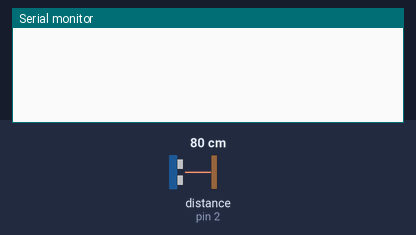
This sketch was run on a simulated Arduino Uno, built with avr-gcc and run on an emulated ATmega328P. Parts: the last lines printed to the serial monitor. Wiring (inferred from the names in the program): ultrasonic range finder: trigger pin 3; echo pin 2. The test bench sets the inputs (shaded band); at power-on: distance to the obstacle (sensor on pin 2) 80 cm. The echo pulse lasts 58.3 µs per cm.

Above: at 1.2 s.
1.3 s: distance to the obstacle (sensor on pin 2) set to 2 cm
At 2.1 s:
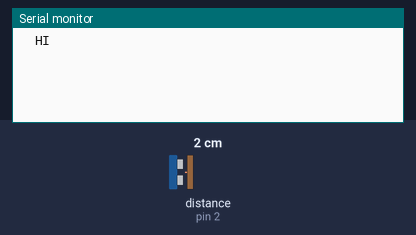
2.8 s: distance to the obstacle (sensor on pin 2) set to 60 cm
At 3.2 s:
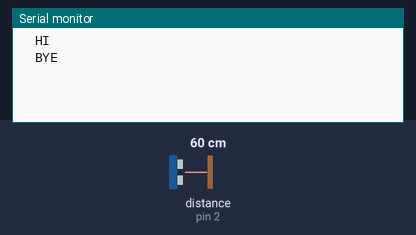

The sketch:

ultra_test2.ino
```cpp
/*
* Ultrasonic Sensor HC-SR04 and Arduino Tutorial
*
* by Dejan Nedelkovski,
* www.HowToMechatronics.com
*
*/
// defines pins numbers
const int trigPin = 3;
const int echoPin = 2;

// defines variables
long duration;
int distance;
void setup() {
pinMode(trigPin, OUTPUT); // Sets the trigPin as an Output
pinMode(echoPin, INPUT); // Sets the echoPin as an Input
Serial.begin(115200); // Starts the serial communication
}

uint8_t bounce = 0;
int dist_lower = 20;
int dist_upper = 40;


void loop() {
    // Clears the trigPin
    digitalWrite(trigPin, LOW);
    delayMicroseconds(2);
    // Sets the trigPin on HIGH state for 10 micro seconds
    digitalWrite(trigPin, HIGH);
    delayMicroseconds(10);
    digitalWrite(trigPin, LOW);
    // Reads the echoPin, returns the sound wave travel time in microseconds
    duration = pulseIn(echoPin, HIGH);
    // Calculating the distance
    distance= duration*0.034/2;
    // Prints the distance on the Serial Monitor

//    Serial.print("Distance: ");
//    Serial.println(distance);

    if(distance< dist_lower){
      if(!bounce){
        bounce = 1;
//        Serial.print(distance);
        Serial.println("\tHI");
      }

    }
    else if(distance >dist_upper) {
      if(bounce){
        bounce=0;
//        Serial.print(distance);
        Serial.println("\tBYE");
      }

    }

    // Eo loop
}
```

Measured:
- after the input at 1.3 s, the serial monitor: prints a new line at once (image 1)
- after the input at 2.8 s, the serial monitor: prints a new line at once (image 2)
